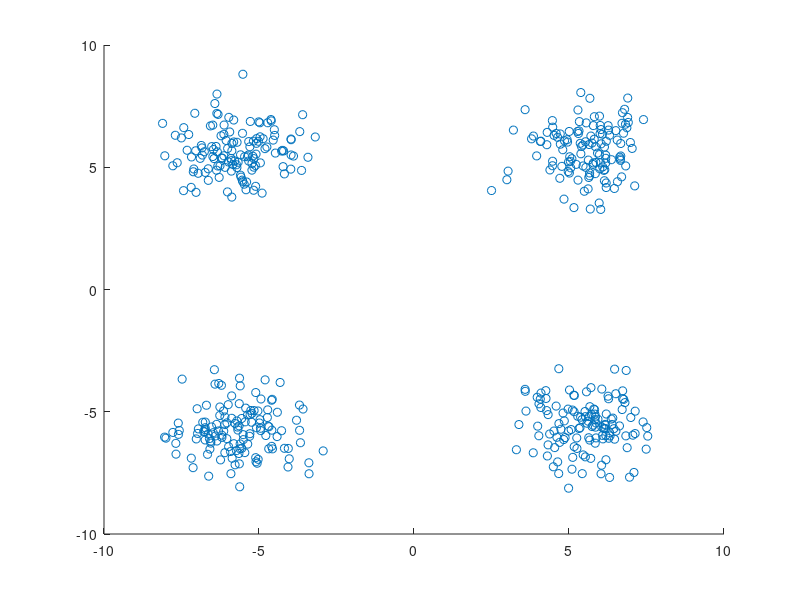

Write MATLAB code to recreate this figure.
clear all;
alpha= 0.35;
A = 5;
T = 1/25000;
Ts = T/8;
t = [-A*T:Ts:A*T] + 10^(-8);
num = sin(pi*(1-alpha)*t/T) + (4*alpha*t/T).*cos(pi*(1+alpha)*t/T);
den = (1-(4*alpha*t/T).^2).*(pi*t/T);
h = num./den;

QPSK = [-1 1]; 
N = 512;
x= randsrc(1,N,QPSK) + 1i*randsrc(1,N,QPSK);
S = (1/sqrt(2))*x;

y = upsample(S, 8);
w = conv(y, h);



noise = 1/sqrt(2)*[randn(1,length(w)) + 1i*randn(1,length(w))];
noise = 10^(-6/20)*noise;

w1 = w+ noise;

W = conv(w1, h);

rs = W(81:8:end-80);
rsre = real(rs); % real part
rsim = imag(rs); % imaginary part

ip_hat = zeros(1,N);

ip_hat(find(rsre < 0 & rsim< 0)) = -1 + -1*j;
ip_hat(find(rsre >= 0 & rsim > 0)) = 1 + 1*j;
ip_hat(find(rsre < 0 & rsim >= 0)) = -1 + 1*j;
ip_hat(find(rsre >= 0 & rsim < 0)) = 1 - 1*j;



noErr = size(find([x- ip_hat]),2);
figure(1)
scatter(real(rs), imag(rs));


